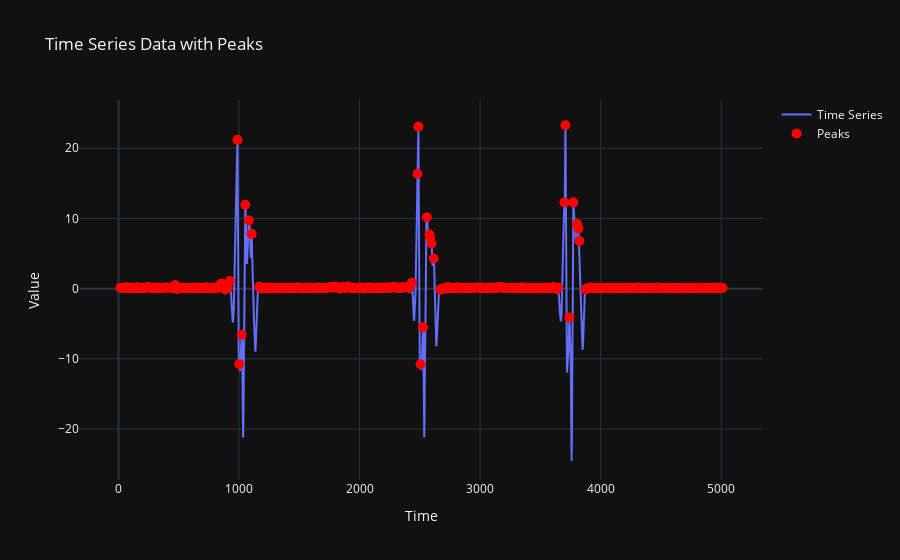

The cell this chart's notebook holds for it:
### Code cell
import pandas as pd
import plotly.graph_objs as go

# Creating the plot
fig = go.Figure()

# Plotting the time series data
fig.add_trace(go.Scatter(x=df.index, y=df['valueZ_Smooth'], mode='lines', name='Time Series'))

# Highlighting the peaks
fig.add_trace(go.Scatter(x=df.index[peaks], y=df['valueZ_Smooth'][peaks], mode='markers', marker=dict(size=10, color='red'), name='Peaks'))

# Update layout
fig.update_layout(title='Time Series Data with Peaks', xaxis_title='Time', yaxis_title='Value')

# Show the plot
fig.show()

### Figure 1 — Plotly figure (JSON) as saved in the notebook; plotly's stock layout.template omitted (floating-point values rounded to 4 significant figures; data arrays with more than 128 entries replaced by an {"elided": "..."} marker saying what was removed)
{"data": [{"mode": "lines", "name": "Time Series", "x": {"elided": "5024 int values"}, "y": {"elided": "5024 float values"}, "type": "scatter"}, {"marker": {"color": "red", "size": 10}, "mode": "markers", "name": "Peaks", "x": {"elided": "388 int values"}, "y": {"elided": "388 float values"}, "type": "scatter"}], "layout": {"title": {"text": "Time Series Data with Peaks"}, "xaxis": {"title": {"text": "Time"}}, "yaxis": {"title": {"text": "Value"}}}}
